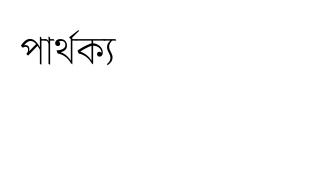
#> input picture images/cards/white_image_0.jpg, 320 x 180 px
$ python image_rotation.py
#> lines starting #> are read from the running program, lines starting #| are printed output that depends on the picture


import random
import cv2
import numpy as np
from PIL import ImageDraw, ImageFont, Image, ImageChops

def main():
    im = Image.open('./../images/cards/white_image_0.jpg').convert('RGBA')
    im = im.rotate(random.randint(0, 359), expand=True)
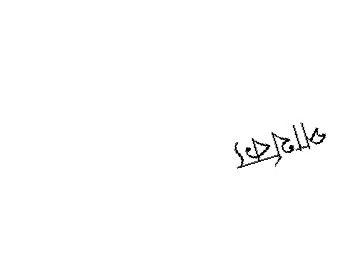
#> im: PIL image 360x266 RGBA; mean R, G, B, A 151.8, 151.8, 151.8, 153.4; transparent parts drawn white
    w, h = im.size
#> w = 360; h = 266
    im_bg = Image.new("RGBA", (w, h), (0, 0, 0, 0)).convert('RGBA')
#> im_bg: PIL image 360x266 RGBA; every value is 0
    print(im.mode, im_bg.mode)
#| RGBA RGBA
    if im.size != im_bg.size:
        print("ERROR")

    array1 = np.array(im)
    array2 = np.array(im_bg)
    xor_array = np.bitwise_xor(array1, array2)
    xor_image = Image.fromarray(xor_array, 'RGBA')

    xor_image.show()

if __name__ == "__main__":
    main()
